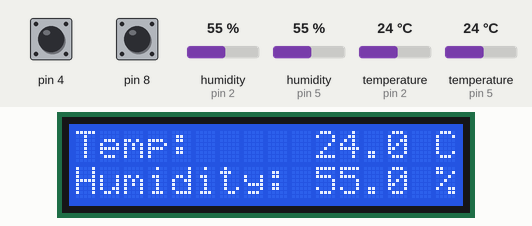
The sketch below on a simulated Arduino Uno, built with avr-gcc and run on an emulated ATmega328P. On the bench: 16×2 character LCD. Inputs (shaded band) come from the test bench; at power-on: pin 8 HIGH, pin 4 HIGH, humidity (sensors on pin 2, pin 5) 55 %, temperature (sensors on pin 2, pin 5) 24 °C. What the sketch prints to the serial monitor is not drawn.

Above: at 1.2 s.
1.3 s: pin 8 pulled LOW for 0.15 s
At 2.2 s:
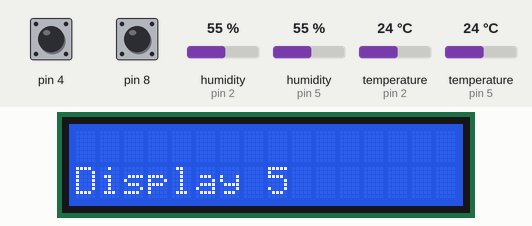
2.9 s: pin 8 pulled LOW for 0.15 s
At 4.0 s:
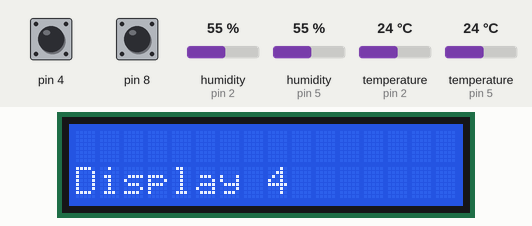
4.5 s: pin 4 pulled LOW for 0.15 s
At 5.1 s:
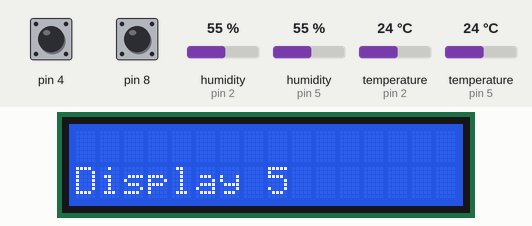
Timing chart, 0 to 7.5 s (numbered marks = the images above; inputs shaded):
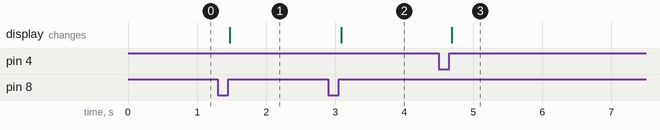

Measured:
- after the input at 1.3 s, the display: changes after 0.17 s (image 1)
- after the input at 2.9 s, the display: changes after 0.19 s (image 2)
- after the input at 4.5 s, the display: changes after 0.18 s (image 3)

The sketch:

test_stand_162.ino
```cpp
#include <Wire.h>        // подключаем библиотеку для работы с I2C
#include <DHT.h>         // подключаем библиотеку для датчика DHT11

#define DHTTYPE11 DHT11  // тип датчика DHT11
#define DHTTYPE22 DHT22  // тип датчика DHT22

#define DHT11_PIN 2      // пин подкючения датчика температуры DHT11
#define DHT22_PIN 5      // пин подкючения датчика температуры DHT22

DHT dht11(DHT11_PIN, DHTTYPE11); // сообщаем на каком порту и DHT11 будет работать
float DHT11_temp;
float DHT11_Hum;
DHT dht22(DHT22_PIN, DHTTYPE22); // сообщаем на каком порту и DHT22 будет работать
float DHT22_temp;
float DHT22_Hum;

#include <LiquidCrystal_PCF8574.h> // Подключение библиотеки LiquidCrystal_PCF8574.h для управления дисплеем
LiquidCrystal_PCF8574 lcd(0x27);   // Вариант для библиотеки PCF8574

#define lcd00 lcd.setCursor(0, 0);
#define lcd01 lcd.setCursor(0, 1);

#include "GyverButton.h"           // Подключение библиотеки для обработки кнопки
#define BUTTON_0 4       // кнопка для переключения между дисплеями
#define BUTTON_1 8       // кнопка для переключения между дисплеями в обратном порядке
GButton butt0(BUTTON_0);
GButton butt1(BUTTON_1);

#include "GyverTimer.h"            // Подключение библиотеки с таймерами
GTimer secTimer(MS, 1000);         // Таймер работающий раз в 1000 мс
GTimer Timer(MS, 2000);         // Таймер работающий раз в 1000 мс

void setup() {
  Serial.begin(9600);          // подключаем монитор порта
  dht11.begin();               // запускаем датчик DHT11
  dht22.begin();               // запускаем датчик DHT22
  lcd.begin(16, 2);            // Экран 16 столбцов на 2 строки
  lcd.setBacklight(255);       // Установка максимальной яркости экрана

  // устанавливаем опрос кнопок на автоматический
  butt0.setTickMode(AUTO);
  butt1.setTickMode(AUTO);
}

void loop() { // Основной цикл
  sensor_DHT22();
  sensor_DHT11();

  Switch_Display_Buttons();
}

void sensor_DHT11() {
  if ( isnan(DHT11_temp) || isnan(DHT11_Hum)) { // Проверка работоспособности датчика
    Serial.println("DHT11 ERROR");
  }
  DHT11_temp = dht11.readTemperature(); // Считываем температуру (t)
  DHT11_Hum = dht11.readHumidity();     // Cчитываем  влажность (h)
}

void sensor_DHT22() {
  if ( isnan(DHT22_temp) || isnan(DHT22_Hum)) { // Проверка работоспособности датчика
    Serial.println("DHT22 ERROR");
  }
  DHT22_temp = dht22.readTemperature(); // Считываем температуру (t)
  DHT22_Hum = dht22.readHumidity();     // Cчитываем  влажность (h)
}

void DHT11_info() {
  showDHTDATA (DHT11_temp, DHT11_Hum);
}

void DHT22_info() {
  showDHTDATA(DHT22_temp, DHT22_Hum);
}

void showDHTDATA (float DHT_Temp, float DHT_Hum) {
  lcd00;
  lcd.print("Temp:");
  lcd01;
  lcd.print("Humidity:");
  lcd.setCursor(15, 0);
  lcd.print("C");
  lcd.setCursor(15, 1);
  lcd.print("%");
  lcd.setCursor(10, 0);
  lcd.print(DHT_Temp, 1); // показать только 1 знак после зпт
  lcd.setCursor(10, 1);
  lcd.print(DHT_Hum, 1);
}

void Display1() {
  lcd01;
  lcd.print("Display 1");
  Serial.println("Display 1");
}

void Display2() {
  lcd01;
  lcd.print("Display 2");
  Serial.println("Display 2");
}

void Display3() {
  lcd01;
  lcd.print("Display 3");
  Serial.println("Display 3");
}

void Display4() {
  lcd01;
  lcd.print("Display 4");
  Serial.println("Display 4");
}

void Display5() {
  lcd01;
  lcd.print("Display 5");
  Serial.println("Display 5");
}

void Display_off() {
  lcd01;
  lcd.print("Button test");
  //Serial.println("Button test");
}

void Switch_Display_Buttons() {
  static byte mode = 0;
  if (butt0.isClick()) {
    if (++mode >= 6) mode = 0;
    Serial.println("Button0 pressed");
    lcd.clear();
  }
  if (butt1.isClick()) {
    if (--mode >= 6) mode = 5;
    Serial.println("Button1 pressed");
    lcd.clear();
  }

  switch (mode) {
    case 0: DHT11_info(); break;
    case 1: DHT22_info(); break;
    case 2: Display2(); break;
    case 3: Display3(); break;
    case 4: Display4(); break;
    case 5: Display5(); break;
  }
}
```
